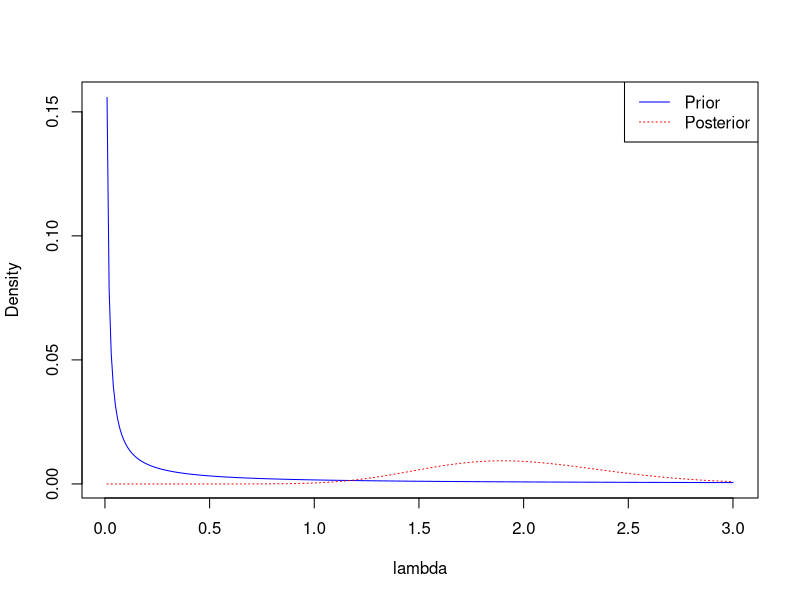
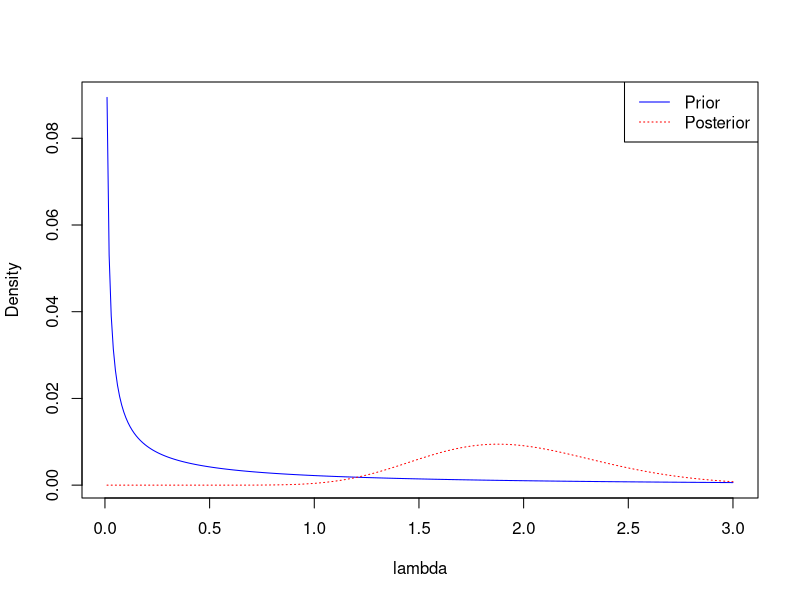

The R script that drew these images, in order:
## ---- chunk 1
pg.posterior<-function(Y,M,a,b){
  
  
grid   <- seq(.01, 3, .01)

like   <- dpois(Y,M*grid)
like   <- like/sum(like) #standardize

prior  <- dgamma(grid,a,b)
prior  <- prior/sum(prior) #standardize

post   <- like*prior
post   <- post/sum(post)

plot(grid, prior, type = "l", xlab = "lambda", ylab = "Density", col = "blue")
lines(grid, post, col = "red", lty=3)
legend("topright", c("Prior", "Posterior"), lwd = c(1,1), col = c("blue","red"), lty=c(1,3))
  
post.ci<-qgamma(c(0.025,0.975),Y+a,M+b) #Posterior 95% Confidence Interval
post.mean<-(Y+a)/(M+b)     #Posterior mean
post.sd<-sqrt(Y+a)/(M+b)      #Posterior sd

posterior<-data.frame(post.mean, post.sd, post.ci[1],post.ci[2])
colnames(posterior)=c("mean", "Standard Deviation", "Lower CI", "Upper CI")
return(posterior)
}
## ---- chunk 2
pg.posterior<-function(Y,M,a=0.01,b=0.01){
  
  
grid   <- seq(.01, 3, .01)

like   <- dpois(Y,M*grid)
like   <- like/sum(like) #standardize

prior  <- dgamma(grid,a,b)
prior  <- prior/sum(prior) #standardize

post   <- like*prior
post   <- post/sum(post)

plot(grid, prior, type = "l", xlab = "lambda", ylab = "Density", col = "blue")
lines(grid, post, col = "red", lty=3)
legend("topright", c("Prior", "Posterior"), lwd = c(1,1), col = c("blue","red"), lty=c(1,3))
  
post.ci<-qgamma(c(0.025,0.975),Y+a,M+b) #Posterior 95% Confidence Interval
post.mean<-(Y+a)/(M+b)     #Posterior mean
post.sd<-sqrt(Y+a)/(M+b)      #Posterior sd

posterior<-data.frame(post.mean, post.sd, post.ci[1],post.ci[2])
colnames(posterior)=c("mean", "Standard Deviation", "Lower CI", "Upper CI")
return(posterior)
}
## ---- chunk 3
pg.posterior(20,10)

pg.posterior(20,10,0.25,0.25)
## ---- chunk 4

